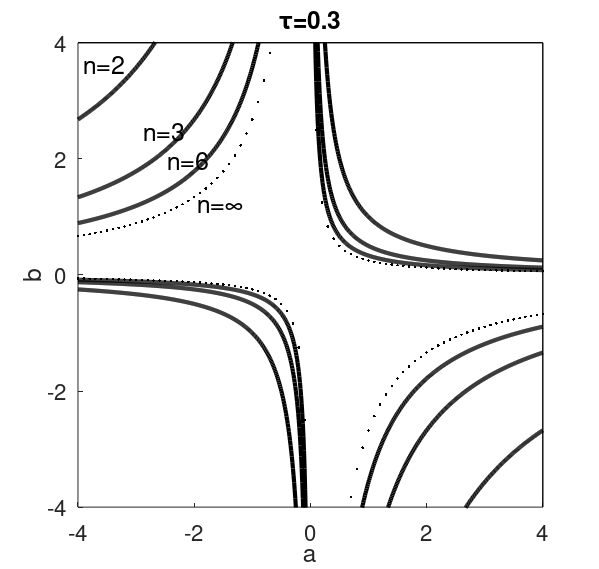

MATLAB code for this plot:
function finite_line_fix_tau
fontsize=18;
ticksize=16;

%   ()
% Create figure
    figure1 = figure('InvertHardcopy','off','Color',[1 1 1], ...
        'position', [0 0 600 570]);
    set(figure1,'PaperUnits','centimeters');
    
    function minW = minW(tau)
        w = 0: 0.01: pi/2;
        func = w.*tan(w);
        
        ind = 1;
        while func(ind) < tau
            ind = ind + 1;
        end
        minW = func(ind);
    end

    function FF = Fodd(n)
        FF = 1/(4* cos(pi/(n+1)).^2); 
    end

    function FF = Feven(tau, n)
        w = minW(tau);
        FF = 1/(4*sin(w).^2 * cos(pi/(n+1)).^2); 
    end

 function plot_gip(tau, n)
        x = -bound:.01:bound;
        plot(x, Fodd(n)./x, 'color', 'k', 'LineWidth', 3);
        plot(x, -Feven(tau, n)./x, 'color', 'k', 'LineWidth', 3);
 end

function plot_gip_inf(tau, n)
    x = -bound:.1:bound;
    plot(x, Fodd(n)./x, '.', 'color', 'k', 'LineWidth', 1);
    plot(x, -Feven(tau, n)./x, '.', 'color', 'k', 'LineWidth', 1);
end

hold on
bound = 4;
tau = .3;
axis([-bound bound -bound bound]);

plot_gip(tau, 2);
plot_gip(tau, 3); 
plot_gip(tau, 5);
% infinity N
plot_gip_inf(tau, 666);


% Create xlabel
xlabel({'a'}, 'FontSize',fontsize);

% Create ylabel
ylabel({'b'}, 'FontSize',fontsize);

title({['\tau=' num2str(tau)]}, 'FontSize',fontsize);

% Create textbox
annotation(figure1,'textbox',...
    [0.14 0.86 0.095 0.0561],...
    'String',{'n=2'},...
    'FontSize',fontsize,...
    'FitBoxToText','off',...
    'LineStyle','none',...
    'EdgeColor',[1 1 1]);
annotation(figure1,'textbox',...
    [0.24 0.72 0.1 0.1],...
    'String',{'n=3'},...
    'FontSize',fontsize,...
    'FitBoxToText','off',...
    'LineStyle','none',...
    'EdgeColor',[1 1 1]);
annotation(figure1,'textbox',...
    [0.28 0.67 0.1 0.1],...
    'String',{'n=6'},...
    'FontSize',fontsize,...
    'FitBoxToText','off',...
    'LineStyle','none',...
    'EdgeColor',[1 1 1]);
annotation(figure1,'textbox',...
    [0.33 0.61 0.06 0.06],...
    'String',{'n=\infty'},...
    'FontSize',fontsize,...
    'FitBoxToText','off',...
    'LineStyle','none',...
    'EdgeColor',[1 1 1]);


  % Дополнительные границы
    plot([-bound  bound], [ bound  bound], 'k', 'LineWidth', 1);
    plot([ bound  bound], [-bound  bound], 'k', 'LineWidth', 1);
    
% axes
set(gca, 'XTick',[ -4 -2 0 2 4], 'YTick',[ -4 -2 0 2 4], 'FontSize',ticksize);

% save figure
    figureName = 'finite_line_fix_tau';
    set(figure1, 'PaperPositionMode', 'auto');
    saveas(figure1, [figureName '.eps'], 'psc2');
    close all;


end



   